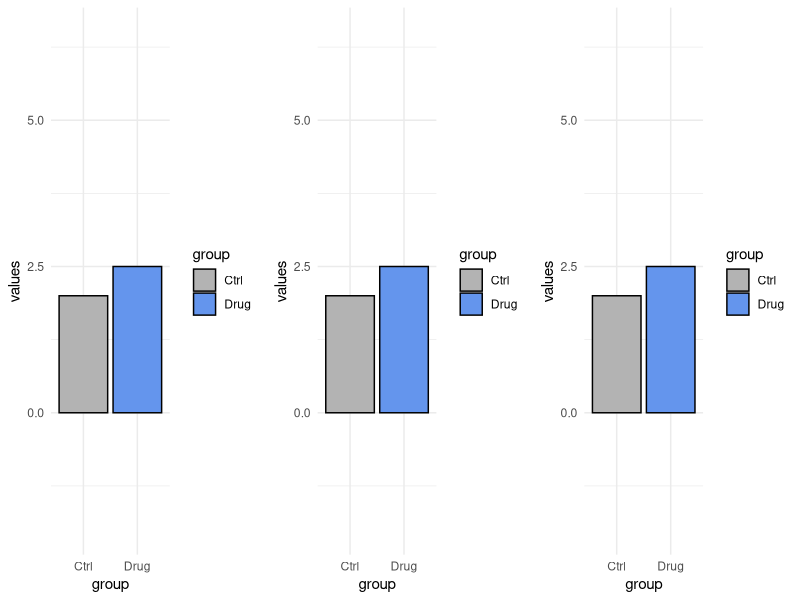
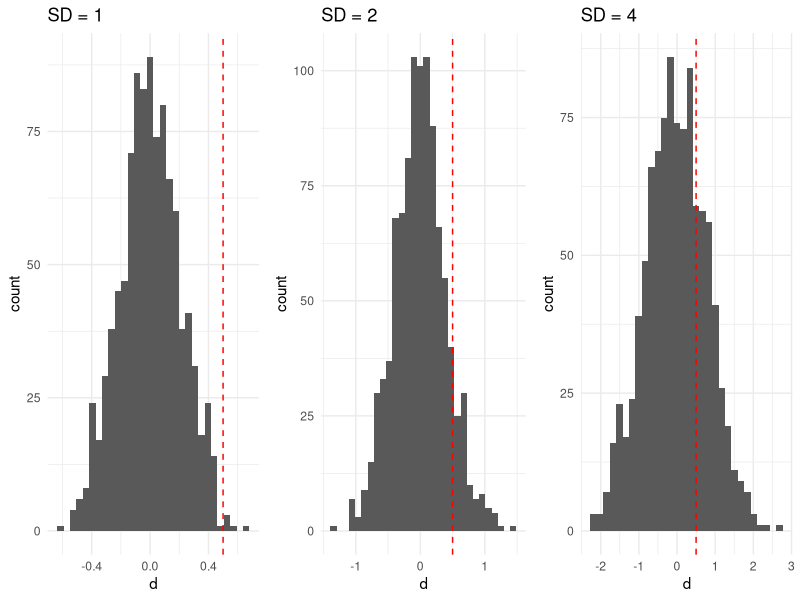

Reproduce these figures in R, in order.
## ---- chunk 1
library(tidyverse)
library(MASS)
library(cowplot)

d1 <- tibble(values = c(mvrnorm(50, 2, 1, empirical = TRUE),
                        mvrnorm(50, 2.5, 1, empirical = TRUE)),
             group = rep(c("Ctrl", "Drug"), each = 50))

d2 <- tibble(values = c(mvrnorm(50, 2, 2^2, empirical = TRUE),
                        mvrnorm(50, 2.5, 2^2, empirical = TRUE)),
             group = rep(c("Ctrl", "Drug"), each = 50))

d3 <- tibble(values = c(mvrnorm(50, 2, 4^2, empirical = TRUE),
                        mvrnorm(50, 2.5, 4^2, empirical = TRUE)),
             group = rep(c("Ctrl", "Drug"), each = 50))
## ---- chunk 2
p1 <- d1 %>% 
  ggplot(aes(y = values,
             x = group,
             fill = group))+
  geom_bar(stat = "summary",
           fun = "mean",
           position = position_dodge(0.9),
           color = "black")+
  geom_errorbar(stat = "summary",
                fun.data = "mean_sdl",
                fun.args = list(mult = 1),
                width = 0.3,
                position = position_dodge(0.9))+
  theme_minimal()+
  scale_fill_manual(values = c("grey70", "cornflowerblue"))+
  coord_cartesian(ylim=c(-2,6.5))

p2 <- d2 %>% 
  ggplot(aes(y = values,
             x = group,
             fill = group))+
  geom_bar(stat = "summary",
           fun = "mean",
           position = position_dodge(0.9),
           color = "black")+
  geom_errorbar(stat = "summary",
                fun.data = "mean_sdl",
                fun.args = list(mult = 1),
                width = 0.3,
                position = position_dodge(0.9))+
  theme_minimal()+
  scale_fill_manual(values = c("grey70", "cornflowerblue"))+
  coord_cartesian(ylim=c(-2,6.5))

p3 <- d3 %>% 
  ggplot(aes(y = values,
             x = group,
             fill = group))+
  geom_bar(stat = "summary",
           fun = "mean",
           position = position_dodge(0.9),
           color = "black")+
  geom_errorbar(stat = "summary",
                fun.data = "mean_sdl",
                fun.args = list(mult = 1),
                width = 0.3,
                position = position_dodge(0.9))+
  theme_minimal()+
  scale_fill_manual(values = c("grey70", "cornflowerblue"))+
  coord_cartesian(ylim=c(-2,6.5))

plot_grid(p1, p2, p3, ncol = 3)
## ---- chunk 3
m1 <- d1 %>% 
  group_by(group) %>% 
  summarise(m = mean(values)) %>% 
  summarise(d = diff(m)) %>% 
  pull()

m2 <- d2 %>% 
  group_by(group) %>% 
  summarise(m = mean(values)) %>% 
  summarise(d = diff(m)) %>% 
  pull()

m3 <- d3 %>% 
  group_by(group) %>% 
  summarise(m = mean(values)) %>% 
  summarise(d = diff(m)) %>% 
  pull()

## ---- chunk 4
rand_mean_diff <- function(data, col, group){
  data %>% 
    transmute({{group}},
              shuffled = sample({{col}}, replace = FALSE)) %>% 
    group_by({{group}}) %>% 
    summarise(m = mean(shuffled)) %>% 
    summarise(d = diff(m))
}
## ---- chunk 5
res1 <- map_dfr(1:1000, ~rand_mean_diff(d1, values, group))
res2 <- map_dfr(1:1000, ~rand_mean_diff(d2, values, group))
res3 <- map_dfr(1:1000, ~rand_mean_diff(d3, values, group))
## ---- chunk 6
p1 <- res1 %>% 
  ggplot(aes(x = d))+
  geom_histogram()+
  geom_vline(xintercept = m1,
             color = "red",
             linetype = "dashed")+
  theme_minimal()+
  labs(title = "SD = 1")

p2 <- res2 %>% 
  ggplot(aes(x = d))+
  geom_histogram()+
  geom_vline(xintercept = m2,
             color = "red",
             linetype = "dashed")+
  theme_minimal()+
  labs(title = "SD = 2")

p3 <- res3 %>% 
  ggplot(aes(x = d))+
  geom_histogram()+
  geom_vline(xintercept = m3,
             color = "red",
             linetype = "dashed")+
  theme_minimal()+
  labs(title = "SD = 4")

plot_grid(p1, p2, p3, ncol = 3)
